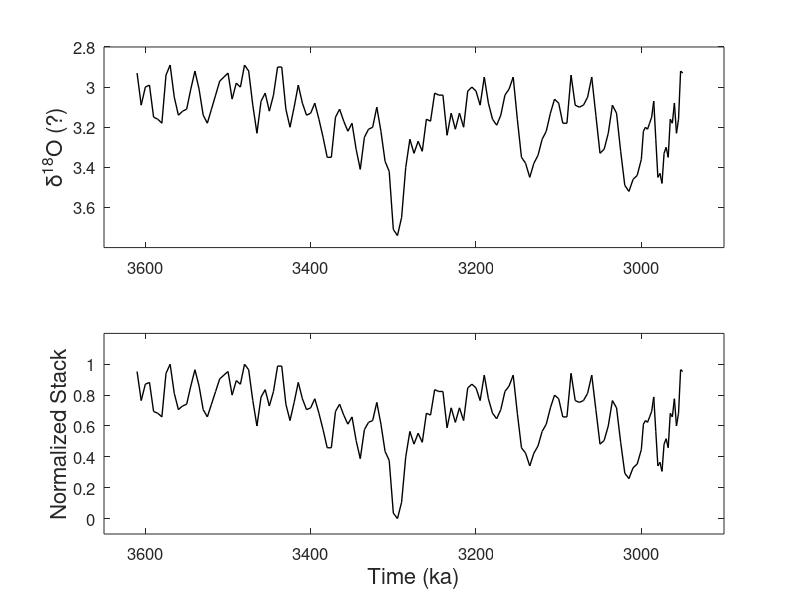

Write the MATLAB code that produced this figure.
%% Figure 2 
%Code to plot Figure 2 in King et al., 2024. 

Input_data = importdata('Kingetal2024_IceModel_Inputd18O.txt'); %Input raw Lisiecki & Raymo d18O data

Time = flip(Input_data(:,1)); %Create Time vector from input
d18O = flip(Input_data(:,2)); %Create d18O vector from input

neg_d18O = (d18O)*-1; %Get the negative of the d18O curve
min_d18O = min(neg_d18O); %Create min d18O vector
max_d18O = max(neg_d18O); %Create max d18) vector
Scalar_factor_initial = zeros(length(Time),1); %Create scalar_factor_intitial vector and fill with Time in first column and 0s in 2nd

for i = 1:length(Time) %For the length of the Time vector
    Scalar_factor_initial(i) = (neg_d18O(i)-min_d18O)/(max_d18O-min_d18O); %Normalize d18O curve 
end


%Figure 1a
subplot(2,1,1)
plot(Time,d18O,'color','k','LineWidth',1)
xlim([2900 3650])
ylim([2.8 3.8])
a = get(gca,'XTickLabel');
set(gca,'XTickLabel',a,'fontsize',12)
set(gcf,'color','w')
set(gca,'XDir','reverse')
set(gca,'YDir','reverse')
% xlabel('Time (ka)','FontSize',16)
ylabel('\delta^1^8O (?)','FontSize',16)

%Figure 1b
subplot(2,1,2)
plot(Time,Scalar_factor_initial,'color','k','LineWidth',1)
xlim([2900 3650])
ylim([-0.1 1.2])
a = get(gca,'XTickLabel');
set(gca,'XTickLabel',a,'fontsize',12)
set(gcf,'color','w')
set(gca,'XDir','reverse')
xlabel('Time (ka)','FontSize',16)
ylabel('Normalized Stack','FontSize',16)